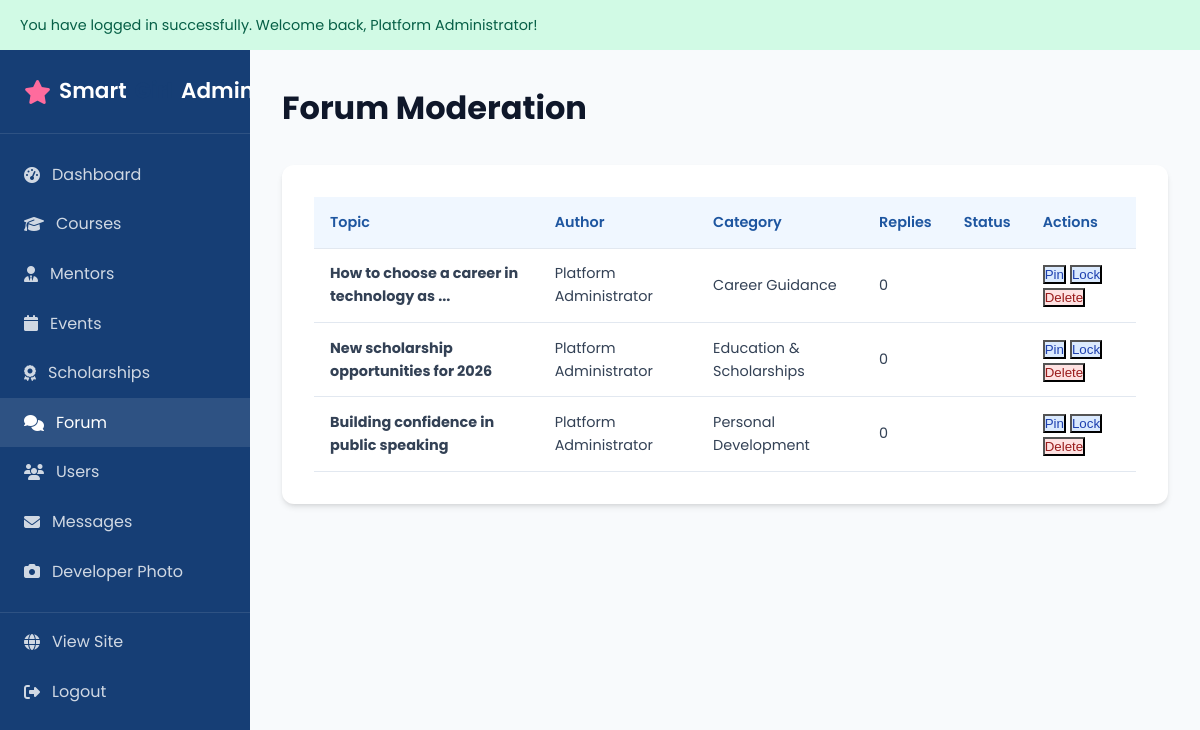
Page /admin/forum.php (signed in) on the committed database.
### tables this page shows
CREATE TABLE IF NOT EXISTS forum_topics (
    id INT AUTO_INCREMENT PRIMARY KEY,
    category_id INT NOT NULL,
    user_id INT NOT NULL,
    title VARCHAR(255) NOT NULL,
    content TEXT NOT NULL,
    views INT DEFAULT 0,
    is_pinned TINYINT(1) DEFAULT 0,
    is_locked TINYINT(1) DEFAULT 0,
    created_at TIMESTAMP DEFAULT CURRENT_TIMESTAMP,
    updated_at TIMESTAMP DEFAULT CURRENT_TIMESTAMP ON UPDATE CURRENT_TIMESTAMP,
    FOREIGN KEY (category_id) REFERENCES forum_categories(id) ON DELETE CASCADE,
    FOREIGN KEY (user_id) REFERENCES users(id) ON DELETE CASCADE
);

CREATE TABLE IF NOT EXISTS users (
    id INT AUTO_INCREMENT PRIMARY KEY,
    full_name VARCHAR(150) NOT NULL,
    email VARCHAR(150) NOT NULL UNIQUE,
    password VARCHAR(255) NOT NULL,
    phone VARCHAR(20) DEFAULT NULL,
    location VARCHAR(100) DEFAULT NULL,
    role ENUM('user', 'admin', 'mentor') DEFAULT 'user',
    bio TEXT DEFAULT NULL,
    profile_image VARCHAR(255) DEFAULT 'default-avatar.png',
    is_active TINYINT(1) DEFAULT 1,
    created_at TIMESTAMP DEFAULT CURRENT_TIMESTAMP,
    updated_at TIMESTAMP DEFAULT CURRENT_TIMESTAMP ON UPDATE CURRENT_TIMESTAMP
);

CREATE TABLE IF NOT EXISTS forum_categories (
    id INT AUTO_INCREMENT PRIMARY KEY,
    name VARCHAR(100) NOT NULL,
    description TEXT NOT NULL,
    icon VARCHAR(50) DEFAULT 'fa-comments'
);

### includes/functions.php (called while the page is built, shortened)
<?php
function e(?string $value): string
{
    return htmlspecialchars($value ?? '', ENT_QUOTES, 'UTF-8');
}
function truncate(string $text, int $length = 150): string
{
    if (strlen($text) <= $length) return $text;
    return substr($text, 0, $length) . '...';
}

### admin/forum.php (the view, shortened to what this page needs)
<?php
$pdo = getDBConnection();
$topics = $pdo->query("SELECT ft.*, u.full_name, fc.name as category_name,
    (SELECT COUNT(*) FROM forum_replies fr WHERE fr.topic_id = ft.id) as reply_count
    FROM forum_topics ft JOIN users u ON ft.user_id = u.id JOIN forum_categories fc ON ft.category_id = fc.id
    ORDER BY ft.created_at DESC")->fetchAll();
require_once __DIR__ . '/includes/admin-header.php';
?>
<div class="admin-top">
    <h1 style="color:var(--gray-900);">Forum Moderation</h1>
</div>
<div class="dashboard-content">
    <table class="data-table">
        <thead><tr><th>Topic</th><th>Author</th><th>Category</th><th>Replies</th><th>Status</th><th>Actions</th></tr></thead>
        <tbody>
        <?php foreach ($topics as $t): ?>
        <tr>
            <td><strong><?= e(truncate($t['title'], 40)) ?></strong></td>
            <td><?= e($t['full_name']) ?></td>
            <td><?= e($t['category_name']) ?></td>
            <td><?= (int)$t['reply_count'] ?></td>
            <td>
            </td>
            <td>
                <form method="POST" style="display:inline-flex;gap:0.25rem;flex-wrap:wrap;">
                    <?php if (!$t['is_pinned']): ?><button name="pin" value="1" class="btn-edit">Pin</button>
                    <?php else: ?><button name="unpin" value="1" class="btn-edit">Unpin</button><?php endif; ?>
                    <?php if (!$t['is_locked']): ?><button name="lock" value="1" class="btn-edit">Lock</button>
                    <?php else: ?><button name="unlock" value="1" class="btn-edit">Unlock</button><?php endif; ?>
                    <button name="delete_topic" value="1" class="btn-delete" data-confirm="Delete this topic?">Delete</button>
                </form>
            </td>
        </tr>
        <?php endforeach; ?>
        </tbody>
    </table>
</div>
<?php require_once __DIR__ . '/includes/admin-footer.php'; ?>

### assets/css/style.css (style rules this page uses)
:root { --primary: #1e56a0; --primary-dark: #163e75; --primary-light: #3d7dd4; --secondary: #f0f7ff; --accent: #ff6b9d; --accent-light: #ffe0ec; --white: #ffffff; --gray-50: #f8fafc; --gray-100: #f1f5f9; --gray-200: #e2e8f0; --gray-300: #cbd5e1; --gray-500: #64748b; --gray-700: #334155; --gray-900: #0f172a; --success: #10b981; --warning: #f59e0b; --error: #ef4444; --shadow: 0 4px 6px -1px rgba(0,0,0,0.1), 0 2px 4px -2px rgba(0,0,0,0.1); --shadow-lg: 0 10px 15px -3px rgba(30,86,160,0.15), 0 4px 6px -4px rgba(0,0,0,0.1); --radius: 12px; --transition: all 0.3s ease; --font: 'Poppins', sans-serif; }
*, *::before, *::after { box-sizing: border-box; margin: 0; padding: 0; }
html { scroll-behavior: smooth; }
body { font-family: var(--font); color: var(--gray-700); line-height: 1.6; background: var(--white); }
.dashboard-content { background: var(--white); border-radius: var(--radius); box-shadow: var(--shadow); padding: 2rem; }
.data-table { width: 100%; border-collapse: collapse; font-size: 0.9rem; }
.data-table th, .data-table td { padding: 0.85rem 1rem; text-align: left; border-bottom: 1px solid var(--gray-200); }
.data-table th { background: var(--secondary); color: var(--primary); font-weight: 600; }
.btn-edit { background: #dbeafe; color: #1e40af; }
.btn-delete { background: #fee2e2; color: #991b1b; }

### admin/includes/admin-header.php (style rules this page uses)
.admin-top { display: flex; justify-content: space-between; align-items: center; margin-bottom: 2rem; }

### rows in the picture
forum_topics: title "How to choose a career in technology as ...", user.full_name "Platform Administrator", category.name "Career Guidance", reply_count "0", is_pinned "Pin", is_locked "Lock"
forum_topics: title "New scholarship opportunities for 2026", user.full_name "Platform Administrator", category.name "Education & Scholarships", reply_count "0", is_pinned "Pin", is_locked "Lock"
forum_topics: title "Building confidence in public speaking", user.full_name "Platform Administrator", category.name "Personal Development", reply_count "0", is_pinned "Pin", is_locked "Lock"

### other values in the picture
$flash['message'] "You have logged in successfully. Welcome back, Platform Administrator!"
